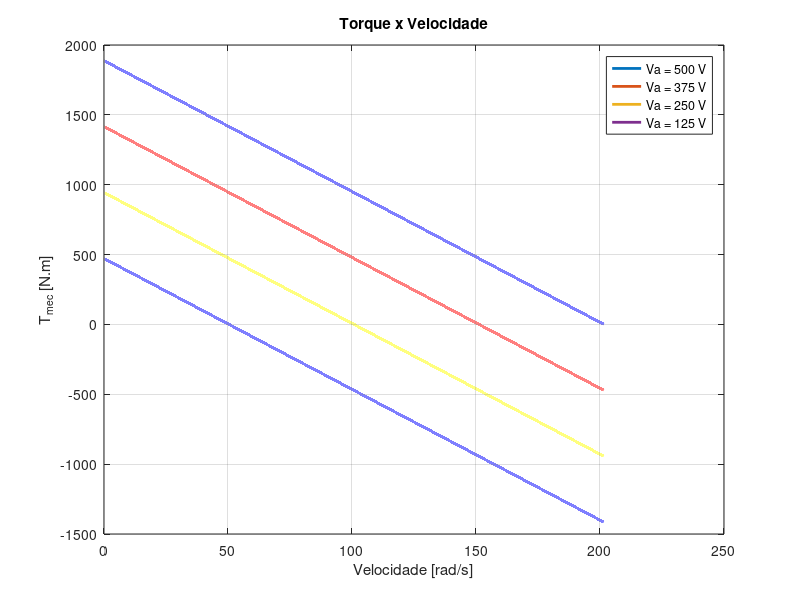

Source code (MATLAB):
clc
clear;

% Características do motor
% Preset Model 13
Ra = 0.6569; % Resistência de armadura
n0 = 201.48; % Velocidade nominal
kphi=2.48;
Va = 500; % Tensão nominal
velo = linspace(0,n0,100000);% Potência mecânica
tem = kphi*((Va-velo*kphi))/Ra;
plot(velo,tem,'LineWidth',2)
title('Torque x Velocidade')
ylabel('T_{mec} [N.m]')
xlabel('Velocidade [rad/s]')
grid on
hold on

Va75 = 375; % Tensão de terminal
%velo = linspace(0,n0,100); % Potência mecânica
tem = kphi*((Va75-velo*kphi))/Ra;
plot(velo,tem,'LineWidth',2)
hold on

Va50 = 250; % Tensão de terminal
%velo = linspace(0,n0,100); % Potência mecânica
tem = kphi*((Va50-velo*kphi))/Ra;
plot(velo,tem,'LineWidth',2)
hold on

Va60 = 125; % Tensão de terminal
%velo = linspace(0,n0,100); % Potência mecânica
tem = kphi*((Va60-velo*kphi))/Ra;
plot(velo,tem,'LineWidth',2)
legend('Va = 500 V','Va = 375 V','Va = 250 V','Va = 125 V')
hold off